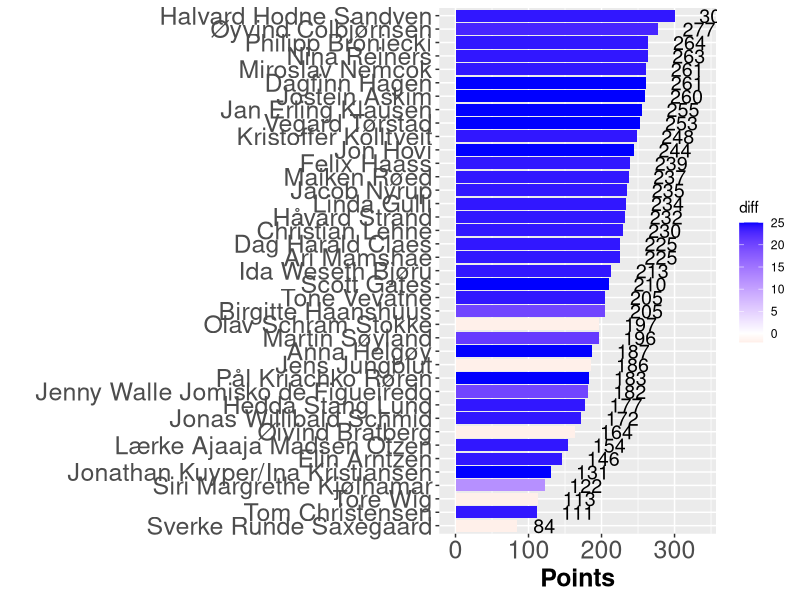

R code for this plot:
## ---- chunk 1

library(tidyverse)
library(igraph)
library(readxl)
library(knitr)

knitr::opts_chunk$set(out.width = "100%")

## ---- chunk 2
#| warning: false

invisible(capture.output(Sys.setlocale()))
nettverk <- readr::read_delim("res14.csv", delim=";", col_names = FALSE, locale = locale(encoding = "UTF-8"))
leaderboard <- tibble::as_tibble(nettverk)

leaderboard <- leaderboard %>% arrange_at(ncol(.), desc)

hbar<-leaderboard 
hbar$diff <- hbar$X15-hbar$X14

ggplot(hbar, aes(x=reorder(X1, X15), y=X15, fill = diff )) + 
    geom_bar(stat = 'identity') + 
    scale_y_continuous(limits = c(-5, 340)) +
    coord_flip() + 
    scale_fill_gradient2(low = "red", high="blue") +
    geom_text(aes(label = X15), hjust=-0.75, size = 5 ) + 
    ylab("Points") +
    xlab(" ") +
    theme(axis.text=element_text(size=18), axis.title=element_text(size=18,face="bold"))
## ---- chunk 3

